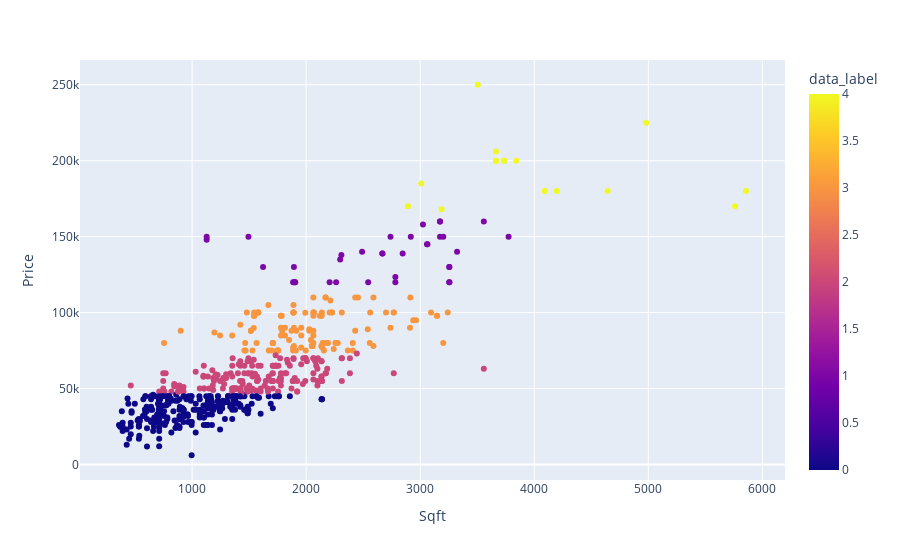

The code cell stored with this chart in its notebook:
### Code cell
px.scatter(new_df,x='Sqft',y='Price', color='data_label')

### Figure 1 — Plotly figure (JSON) as saved in the notebook; plotly's stock layout.template omitted (floating-point values rounded to 4 significant figures; data arrays with more than 128 entries replaced by an {"elided": "..."} marker saying what was removed)
{"data": [{"hovertemplate": "Sqft=%{x}<br>Price=%{y}<br>data_label=%{marker.color}<extra></extra>", "legendgroup": "", "marker": {"color": {"elided": "645 int values"}, "coloraxis": "coloraxis", "symbol": "circle"}, "mode": "markers", "name": "", "orientation": "v", "showlegend": false, "type": "scatter", "x": {"elided": "645 float values"}, "xaxis": "x", "y": {"elided": "645 int values"}, "yaxis": "y"}], "layout": {"coloraxis": {"colorbar": {"title": {"text": "data_label"}}, "colorscale": [[0, "#0d0887"], [0.1111, "#46039f"], [0.2222, "#7201a8"], [0.3333, "#9c179e"], [0.4444, "#bd3786"], [0.5556, "#d8576b"], [0.6667, "#ed7953"], [0.7778, "#fb9f3a"], [0.8889, "#fdca26"], [1, "#f0f921"]]}, "legend": {"tracegroupgap": 0}, "margin": {"t": 60}, "xaxis": {"anchor": "y", "domain": [0, 1], "title": {"text": "Sqft"}}, "yaxis": {"anchor": "x", "domain": [0, 1], "title": {"text": "Price"}}}}
